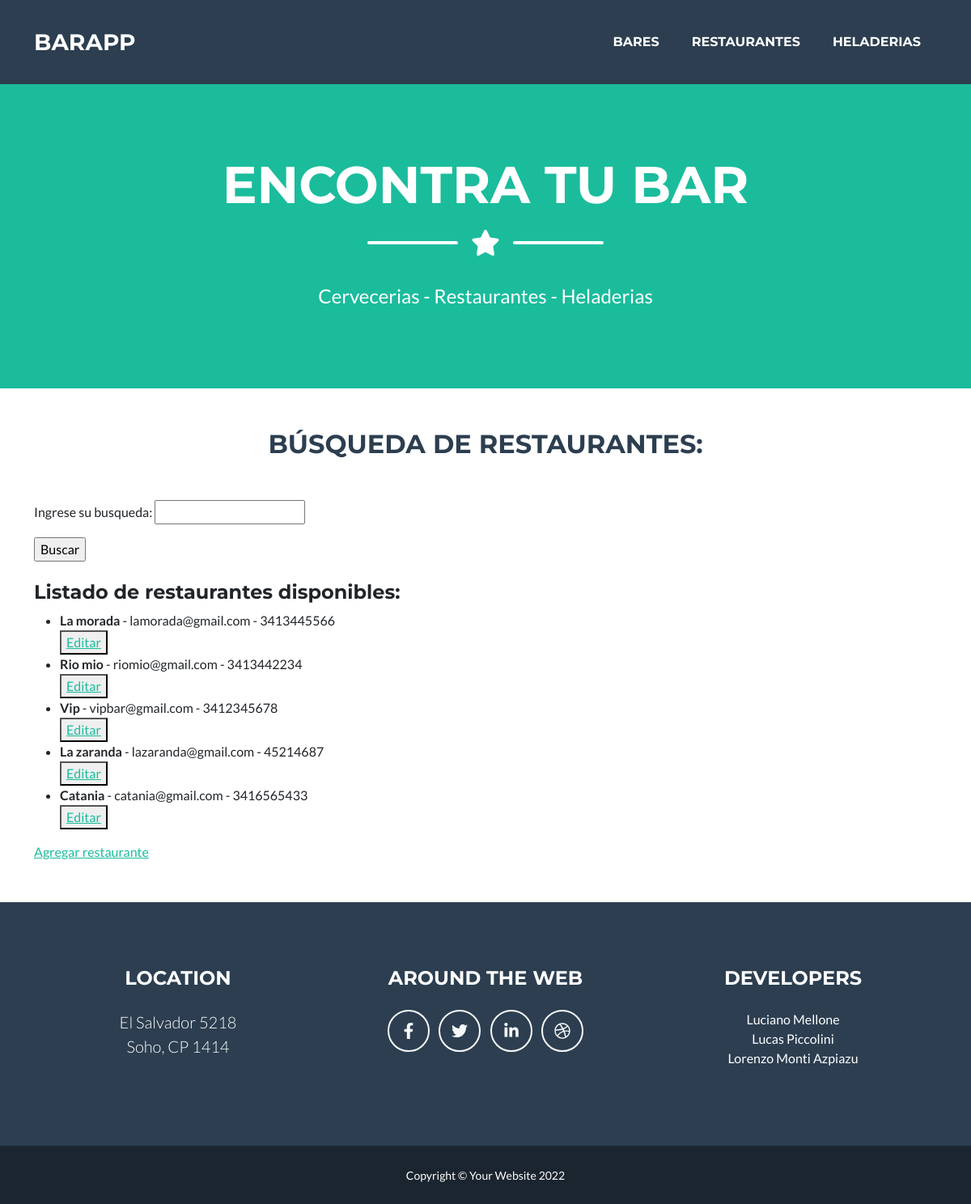
/app-bares/restaurantes/, run on an earlier commit of the app's database.
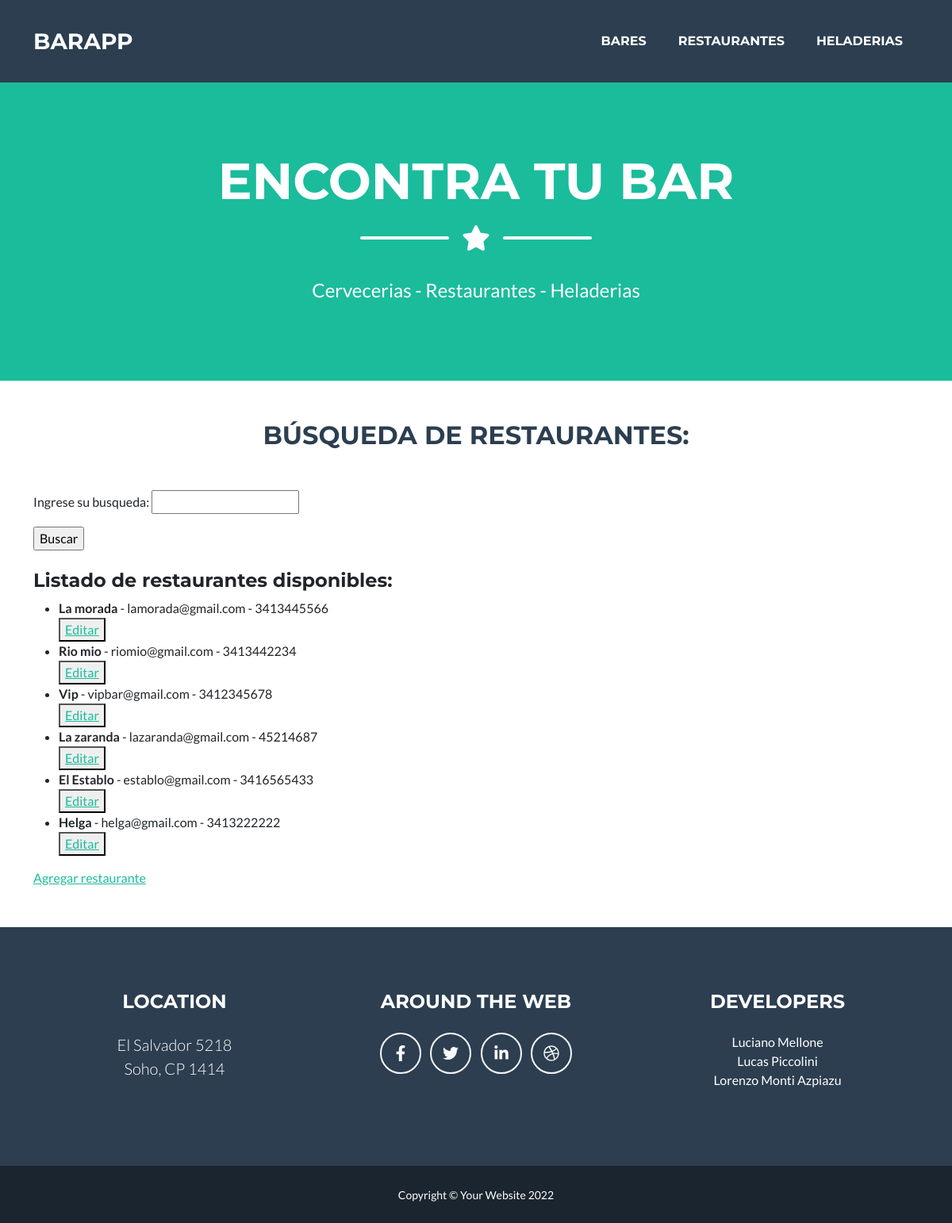
And on a later commit of the database.
### Bares/models.py (models this page shows, shortened)
class Restaurantes(models.Model):
    nombre = models.CharField(max_length = 100)
    email = models.EmailField()
    telefono = models.IntegerField()

### Bares/views.py (the view)
# urls.py: path('restaurantes/', RestaurantesList.as_view(), name="Restaurantes"),
class RestaurantesList(ListView):
    model = Restaurantes
    template_name = 'restaurantes.html'
    context_object_name = "listarestaurantes"

### Bares/Templates/Restaurantes.html (shortened to what this page needs)
{% extends 'padre.html' %}
{% load static %}
{% block contenidoQueCambia %}
<h2 class="page-section-heading text-center text-uppercase text-secondary mb-0" id="titulo-listas">Búsqueda de restaurantes:</h2>
<form action="{% url 'buscar_restaurante' %}" method="GET">{% csrf_token %}
    <p>Ingrese su busqueda: <input type="string" name="restaurante"/> </p>
    <input type="submit" value="Buscar">
</form>
<h4>Listado de restaurantes disponibles:</h4>
<ul>
    {% for restaurante in listarestaurantes %}
        <li><strong>{{restaurante.nombre}}</strong> - {{restaurante.email}} - {{restaurante.telefono}}</li>
        <button>
            <a href="{% url 'restaurante_update' restaurante.id %}">Editar</a>
        </button>
    {% endfor %}
</ul>
<p><a href="{% url 'restaurante_create' %}">Agregar restaurante</a></p>
{% endblock contenidoQueCambia %}

### Bares/Templates/Padre.html (shortened to what this page needs)
<!DOCTYPE html>
<html lang="en">
    <head>
        {% load static %}
        <link href="{% static 'css/styles.css' %}" rel="stylesheet" />
    </head>
    <body id="page-top">
        <nav class="navbar navbar-expand-lg bg-secondary text-uppercase fixed-top" id="mainNav">
            <div class="container">
                <a class="navbar-brand" href="{% url 'Inicio' %}">BarApp</a>
                <div class="collapse navbar-collapse" id="navbarResponsive">
                    <ul class="navbar-nav ms-auto">
                        <li class="nav-item mx-0 mx-lg-1"><a class="nav-link py-3 px-0 px-lg-3 rounded" href= "{% url 'Bares' %}">Bares</a></li>
                        <li class="nav-item mx-0 mx-lg-1"><a class="nav-link py-3 px-0 px-lg-3 rounded" href="{% url 'Restaurantes' %}">Restaurantes</a></li>
                        <li class="nav-item mx-0 mx-lg-1"><a class="nav-link py-3 px-0 px-lg-3 rounded" href="{% url 'Heladerias' %}">Heladerias</a></li>
                    </ul>
                </div>
            </div>
        </nav>
        <header class="masthead bg-primary text-white text-center">
            <div class="container d-flex align-items-center flex-column">
                <h1 class="masthead-heading text-uppercase mb-0">Encontra tu bar</h1>
                <div class="divider-custom divider-light">
                    <div class="divider-custom-line"></div>
                    <div class="divider-custom-icon"><i class="fas fa-star"></i></div>
                    <div class="divider-custom-line"></div>
                </div>
                <p class="masthead-subheading font-weight-light mb-0">Cervecerias - Restaurantes - Heladerias</p>
            </div>
        </header>
        <div class="container" id="barapp">
            {% block contenidoQueCambia %}
            {% endblock contenidoQueCambia %}
        </div>
        <footer class="footer text-center">
            <div class="container">
                <div class="row">
                    <div class="col-lg-4 mb-5 mb-lg-0">
                        <h4 class="text-uppercase mb-4">Location</h4>
                        <p class="lead mb-0">
                            El Salvador 5218
                            <br />
                            Soho, CP 1414
                        </p>
                    </div>
                    <div class="col-lg-4 mb-5 mb-lg-0">
                        <h4 class="text-uppercase mb-4">Around the Web</h4>
                        <a class="btn btn-outline-light btn-social mx-1" href="https://www.facebook.com/Coderhouse/"><i class="fab fa-fw fa-facebook-f"></i></a>
                        <a class="btn btn-outline-light btn-social mx-1" href="https://twitter.com/coderhouse"><i class="fab fa-fw fa-twitter"></i></a>
                        <a class="btn btn-outline-light btn-social mx-1" href="https://ar.linkedin.com/school/coderhouse/"><i class="fab fa-fw fa-linkedin-in"></i></a>
                        <a class="btn btn-outline-light btn-social mx-1" href="https://www.instagram.com/coderhouse/?hl=es"><i class="fab fa-fw fa-dribbble"></i></a>
                    </div>
                    <div class="col-lg-4">
                        <h4 class="text-uppercase mb-4">Developers
                        </h4>
                        <p> Luciano Mellone
                        <br/>
                            Lucas Piccolini
                        <br/>
                            Lorenzo Monti Azpiazu
                        </p>
                    </div>
                </div>
            </div>
        </footer>
        <div class="copyright py-4 text-center text-white">
            <div class="container"><small>Copyright &copy; Your Website 2022</small></div>
        </div>

What changed in the data, as far as the page shows it:
changed Restaurantes: nombre "Catania" → "El Establo"; email "catania@gmail.com" → "establo@gmail.com"
added Restaurantes: nombre "Helga", email "helga@gmail.com", telefono "3413222222"
